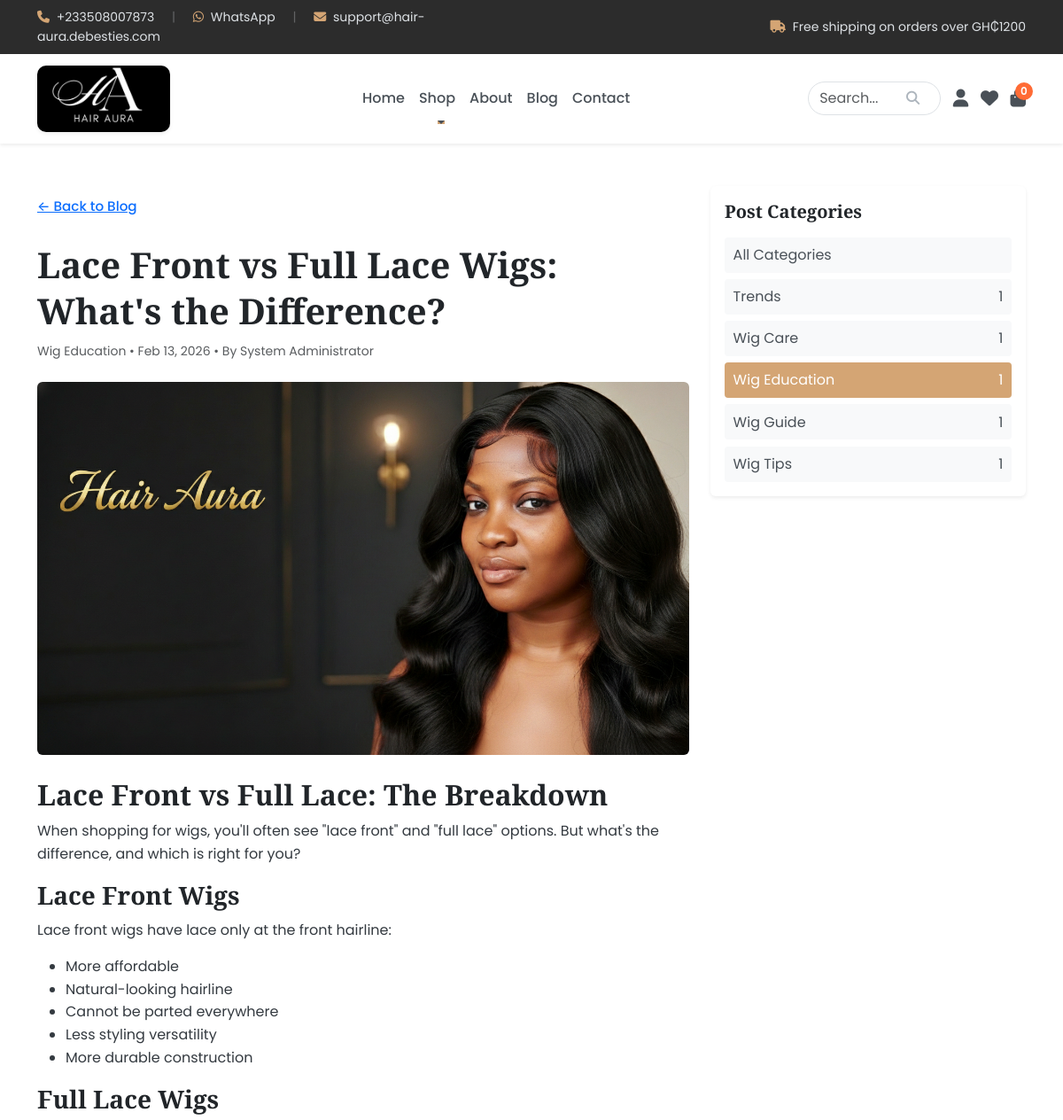
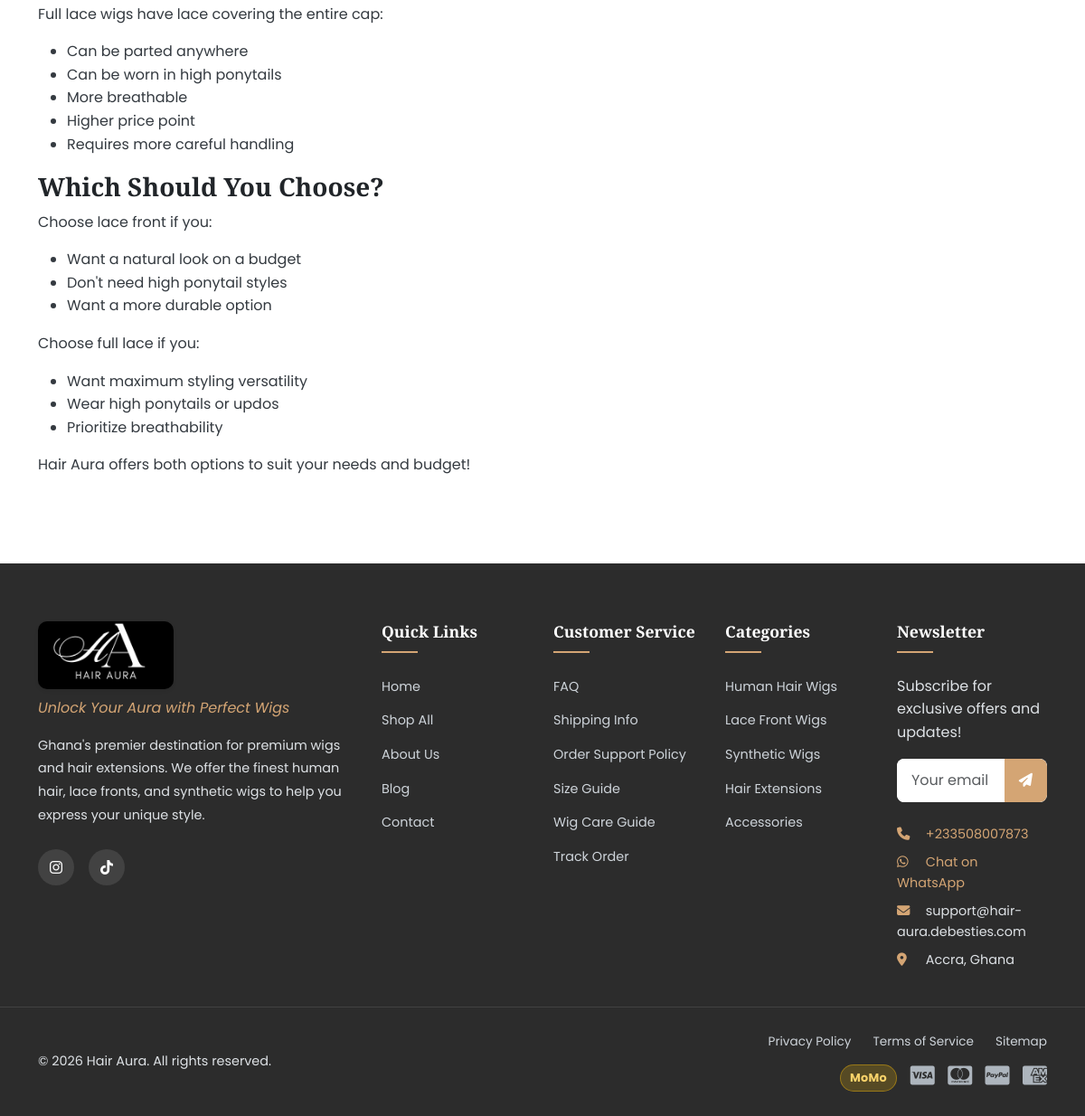
/blog/lace-front-vs-full-lace, run on the app's committed database (2 pictures, top to bottom).
### tables this page shows
CREATE TABLE `blog_posts` (
    `id` INT UNSIGNED AUTO_INCREMENT PRIMARY KEY,
    `title` VARCHAR(255) NOT NULL,
    `slug` VARCHAR(255) NOT NULL UNIQUE,
    `excerpt` TEXT DEFAULT NULL,
    `content` LONGTEXT NOT NULL,
    `featured_image` VARCHAR(255) DEFAULT NULL,
    `author_id` INT UNSIGNED NOT NULL,
    `category` VARCHAR(100) DEFAULT 'General',
    `tags` VARCHAR(255) DEFAULT NULL,
    `meta_title` VARCHAR(60) DEFAULT NULL,
    `meta_description` VARCHAR(160) DEFAULT NULL,
    `view_count` INT UNSIGNED DEFAULT 0,
    `is_published` TINYINT(1) DEFAULT 0,
    `published_at` DATETIME DEFAULT NULL,
    `created_at` TIMESTAMP DEFAULT CURRENT_TIMESTAMP,
    `updated_at` TIMESTAMP DEFAULT CURRENT_TIMESTAMP ON UPDATE CURRENT_TIMESTAMP,
    FOREIGN KEY (`author_id`) REFERENCES `users`(`id`) ON DELETE RESTRICT,
    INDEX `idx_slug` (`slug`),
    INDEX `idx_published` (`is_published`),
    INDEX `idx_category` (`category`),
    FULLTEXT INDEX `idx_search` (`title`, `content`)
);

CREATE TABLE `users` (
    `id` INT UNSIGNED AUTO_INCREMENT PRIMARY KEY,
    `email` VARCHAR(255) NULL UNIQUE,
    `password_hash` VARCHAR(255) NOT NULL,
    `first_name` VARCHAR(100) NOT NULL,
    `last_name` VARCHAR(100) NOT NULL,
    `phone` VARCHAR(20) DEFAULT NULL,
    `avatar` VARCHAR(255) DEFAULT NULL,
    `role` ENUM('customer', 'admin') DEFAULT 'customer',
    `is_active` TINYINT(1) DEFAULT 1,
    `email_verified` TINYINT(1) DEFAULT 0,
    `created_at` TIMESTAMP DEFAULT CURRENT_TIMESTAMP,
    `updated_at` TIMESTAMP DEFAULT CURRENT_TIMESTAMP ON UPDATE CURRENT_TIMESTAMP,
    `last_login` DATETIME DEFAULT NULL,
    `remember_token` VARCHAR(255) DEFAULT NULL,
    `remember_expires` DATETIME DEFAULT NULL,
    INDEX `idx_email` (`email`),
    INDEX `idx_role` (`role`)
);

### app/Views/pages/blog-detail.php (the view, shortened to what the rows shown need)
<?php
$categories = $categories ?? [];
$resolveBlogImage = function(?string $rawImage): string {
    if (empty($rawImage)) {
        return asset('/img/product-placeholder.png');
    }
    $image = trim((string) $rawImage);
    if ($image === '') {
        return asset('/img/product-placeholder.png');
    }
    if (str_starts_with($image, 'http://') || str_starts_with($image, 'https://')) {
        return $image;
    }
    if (str_starts_with($image, '/')) {
        return $image;
    }
    if (str_contains($image, '/')) {
        return asset('/uploads/' . ltrim($image, '/'));
    }
    return asset('/uploads/blog/' . ltrim($image, '/'));
};
$featuredImagePath = $resolveBlogImage($post['featured_image'] ?? null);
?>
<section class="blog-detail-page py-5">
    <div class="container">
        <div class="row g-4">
            <div class="col-lg-8">
                <a href="<?= url('/blog') ?>" class="btn btn-link px-0 mb-3">&larr; Back to Blog</a>
                <h1 class="mb-2"><?= htmlspecialchars($post['title']) ?></h1>
                <div class="text-muted small mb-4">
                    <?= htmlspecialchars($post['category'] ?? 'General') ?> •
                    <?= date('M d, Y', strtotime($post['published_at'] ?: $post['created_at'])) ?>
                    <?php if (!empty($post['first_name'])): ?>
                        • By <?= htmlspecialchars(trim(($post['first_name'] ?? '') . ' ' . ($post['last_name'] ?? ''))) ?>
                    <?php endif; ?>
                </div>
                <figure class="mb-4">
                    <img src="<?= htmlspecialchars($featuredImagePath) ?>" alt="<?= htmlspecialchars($post['title']) ?>" class="img-fluid rounded blog-detail-image" onerror="this.onerror=null;this.src='<?= asset('/img/product-placeholder.png') ?>';">
                </figure>
                <article class="blog-content mb-5">
                    <?= $post['content'] ?>
                </article>
            </div>
            <aside class="col-lg-4">
                <div class="card border-0 shadow-sm">
                    <div class="card-body">
                        <h5 class="mb-3">Post Categories</h5>
                        <ul class="blog-category-list list-unstyled mb-0">
                            <li>
                                <a href="<?= url('/blog') ?>">All Categories</a>
                            </li>
                            <?php foreach ($categories as $category): ?>
                            <li>
                                <a href="<?= url('/blog?category=' . urlencode($category['category'])) ?>" class="<?= ($post['category'] ?? '') === $category['category'] ? 'active' : '' ?>">
                                    <?= htmlspecialchars($category['category']) ?>
                                    <span><?= (int) $category['post_count'] ?></span>
                                </a>
                            </li>
                            <?php endforeach; ?>
                        </ul>
                    </div>
                </div>
            </aside>
        </div>
    </div>
</section>

### app/Core/Router.php (shortened to what the rows shown need)
<?php
class Router
{
    private array $routes = [];
    private array $params = [];
    private array $middleware = [];
    private string $currentGroup = '';
    public function group(string $prefix, callable $callback): self
    {
        $previousGroup = $this->currentGroup;
        $this->currentGroup = $previousGroup . $prefix;
        $this->currentGroup = $previousGroup;
        return $this;
    }
    private function addRoute(string $method, string $route, $callback): self
    {
        $route = $this->currentGroup . $route;
        $pattern = $this->convertRouteToRegex($route);
        $this->routes[$method][$pattern] = [
            'callback' => $callback,
            'middleware' => $this->middleware,
            'original' => $route
        ];
        return $this;
    }
    private function convertRouteToRegex(string $route): string
    {
        $constraintTokens = [];
        $route = preg_replace_callback(
            '/\{(\w+):([^}]+)\}/',
            function (array $matches) use (&$constraintTokens): string {
                $token = '__ROUTE_CONSTRAINT_' . count($constraintTokens) . '__';
                $constraintTokens[$token] = '(?P<' . $matches[1] . '>' . $matches[2] . ')';
                return $token;
            },
            $route
        );
        $route = preg_replace('/[\.\+\*\?\^\$\[\]\|]/', '\\$0', $route);
        if (!empty($constraintTokens)) {
            $route = str_replace(array_keys($constraintTokens), array_values($constraintTokens), $route);
        }
        $route = preg_replace('/\{(\w+)\}/', '(?P<$1>[^/]+)', $route);
        $route = preg_replace('/\{(\w+)\?\}/', '(?P<$1>[^/]*)', $route);
        $route = preg_replace('/\{(\w+):([^}]+)\}/', '(?P<$1>$2)', $route);
        return '#^' . $route . '$#';
    }
    public function dispatch(string $url, string $method)
    {
        $url = parse_url($url, PHP_URL_PATH) ?? $url;
        $url = rtrim($url, '/') ?: '/';
        $methodsToTry = [$method, 'ANY'];
        foreach ($methodsToTry as $httpMethod) {
            foreach ($this->routes[$httpMethod] as $pattern => $route) {
                if (preg_match($pattern, $url, $matches)) {
                    $this->params = array_filter($matches, 'is_string', ARRAY_FILTER_USE_KEY);
                    return $this->executeCallback($route['callback']);
                }
            }
        }
        throw new Exception('Page not found', 404);
    }
    private function executeCallback($callback)
    {
        $args = array_values($this->params);
        if (is_array($callback) && count($callback) === 2) {
            $method = $callback[1];
            $instance = new $controller();
            return call_user_func_array([$instance, $method], $args);
        }
        throw new Exception('Invalid route callback', 500);
    }
}

### data on the page
blog_posts: title "Lace Front vs Full Lace Wigs: What's the Difference?", category "Wig Education", published_at "Feb 13, 2026", author.last_name "System Administrator", content "Lace Front vs Full Lace: The Breakdown When shopping for wigs, you'll often see \"lace front\" and \"full lace\" options. But what's the difference, and which is right for you? Lace Front Wigs Lace front wigs have lace only at the front hairline: More affordable Natural-looking hairline Cannot be parted everywhere Less styling versatility More durable construction Full Lace Wigs Full lace wigs have lace covering the entire cap: Can be parted anywhere Can be worn in high ponytails More breathable Higher price point Requires more careful handling Which Should You Choose? Choose lace front if you: Want a natural look on a budget Don't need high ponytail styles Want a more durable option Choose…"

### other printed values
$category['category'] "Trends"
$category['post_count'] "1"
$category['category'] "Wig Care"
$category['category'] "Wig Education"
$category['category'] "Wig Guide"
$category['category'] "Wig Tips"
